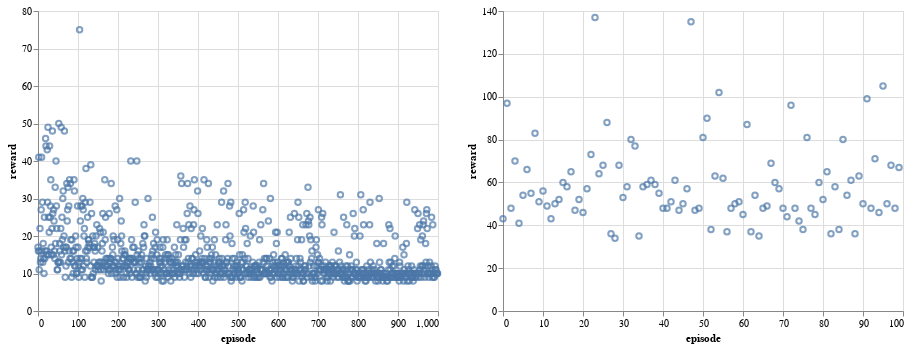

The notebook cell saved with this chart:
### Code cell
alt.Chart(rewards_Q).mark_point().encode(x="episode", y="reward") | alt.Chart(
    test_rewards_Q
).mark_point().encode(x="episode", y="reward")

### Figure 1 — Vega-Lite specification as saved in the notebook (floating-point values rounded to 4 significant figures; data arrays with more than 128 entries replaced by an {"elided": "..."} marker saying what was removed)
{"config": {"view": {"continuousWidth": 400, "continuousHeight": 300}}, "hconcat": [{"data": {"name": "data-2f329d4e2f79a119517fcdd10ad5dea6"}, "mark": "point", "encoding": {"x": {"type": "quantitative", "field": "episode"}, "y": {"type": "quantitative", "field": "reward"}}}, {"data": {"name": "data-9a0e51b2e58ce6878606372cefd805aa"}, "mark": "point", "encoding": {"x": {"type": "quantitative", "field": "episode"}, "y": {"type": "quantitative", "field": "reward"}}}], "$schema": "https://vega.github.io/schema/vega-lite/v4.8.1.json", "datasets": {"data-2f329d4e2f79a119517fcdd10ad5dea6": {"elided": "1000 records"}, "data-9a0e51b2e58ce6878606372cefd805aa": [{"episode": 0, "reward": 43.0}, {"episode": 1, "reward": 97.0}, {"episode": 2, "reward": 48.0}, {"episode": 3, "reward": 70.0}, {"episode": 4, "reward": 41.0}, {"episode": 5, "reward": 54.0}, {"episode": 6, "reward": 66.0}, {"episode": 7, "reward": 55.0}, {"episode": 8, "reward": 83.0}, {"episode": 9, "reward": 51.0}, {"episode": 10, "reward": 56.0}, {"episode": 11, "reward": 49.0}, {"episode": 12, "reward": 43.0}, {"episode": 13, "reward": 50.0}, {"episode": 14, "reward": 52.0}, {"episode": 15, "reward": 60.0}, {"episode": 16, "reward": 58.0}, {"episode": 17, "reward": 65.0}, {"episode": 18, "reward": 47.0}, {"episode": 19, "reward": 52.0}, {"episode": 20, "reward": 46.0}, {"episode": 21, "reward": 57.0}, {"episode": 22, "reward": 73.0}, {"episode": 23, "reward": 137.0}, {"episode": 24, "reward": 64.0}, {"episode": 25, "reward": 68.0}, {"episode": 26, "reward": 88.0}, {"episode": 27, "reward": 36.0}, {"episode": 28, "reward": 34.0}, {"episode": 29, "reward": 68.0}, {"episode": 30, "reward": 53.0}, {"episode": 31, "reward": 58.0}, {"episode": 32, "reward": 80.0}, {"episode": 33, "reward": 77.0}, {"episode": 34, "reward": 35.0}, {"episode": 35, "reward": 58.0}, {"episode": 36, "reward": 59.0}, {"episode": 37, "reward": 61.0}, {"episode": 38, "reward": 59.0}, {"episode": 39, "reward": 55.0}, {"episode": 40, "reward": 48.0}, {"episode": 41, "reward": 48.0}, {"episode": 42, "reward": 51.0}, {"episode": 43, "reward": 61.0}, {"episode": 44, "reward": 47.0}, {"episode": 45, "reward": 50.0}, {"episode": 46, "reward": 57.0}, {"episode": 47, "reward": 135.0}, {"episode": 48, "reward": 47.0}, {"episode": 49, "reward": 48.0}, {"episode": 50, "reward": 81.0}, {"episode": 51, "reward": 90.0}, {"episode": 52, "reward": 38.0}, {"episode": 53, "reward": 63.0}, {"episode": 54, "reward": 102.0}, {"episode": 55, "reward": 62.0}, {"episode": 56, "reward": 37.0}, {"episode": 57, "reward": 48.0}, {"episode": 58, "reward": 50.0}, {"episode": 59, "reward": 51.0}, {"episode": 60, "reward": 45.0}, {"episode": 61, "reward": 87.0}, {"episode": 62, "reward": 37.0}, {"episode": 63, "reward": 54.0}, {"episode": 64, "reward": 35.0}, {"episode": 65, "reward": 48.0}, {"episode": 66, "reward": 49.0}, {"episode": 67, "reward": 69.0}, {"episode": 68, "reward": 60.0}, {"episode": 69, "reward": 57.0}, {"episode": 70, "reward": 48.0}, {"episode": 71, "reward": 44.0}, {"episode": 72, "reward": 96.0}, {"episode": 73, "reward": 48.0}, {"episode": 74, "reward": 42.0}, {"episode": 75, "reward": 38.0}, {"episode": 76, "reward": 81.0}, {"episode": 77, "reward": 48.0}, {"episode": 78, "reward": 45.0}, {"episode": 79, "reward": 60.0}, {"episode": 80, "reward": 52.0}, {"episode": 81, "reward": 65.0}, {"episode": 82, "reward": 36.0}, {"episode": 83, "reward": 58.0}, {"episode": 84, "reward": 38.0}, {"episode": 85, "reward": 80.0}, {"episode": 86, "reward": 54.0}, {"episode": 87, "reward": 61.0}, {"episode": 88, "reward": 36.0}, {"episode": 89, "reward": 63.0}, {"episode": 90, "reward": 50.0}, {"episode": 91, "reward": 99.0}, {"episode": 92, "reward": 48.0}, {"episode": 93, "reward": 71.0}, {"episode": 94, "reward": 46.0}, {"episode": 95, "reward": 105.0}, {"episode": 96, "reward": 50.0}, {"episode": 97, "reward": 68.0}, {"episode": 98, "reward": 48.0}, {"episode": 99, "reward": 67.0}]}}
